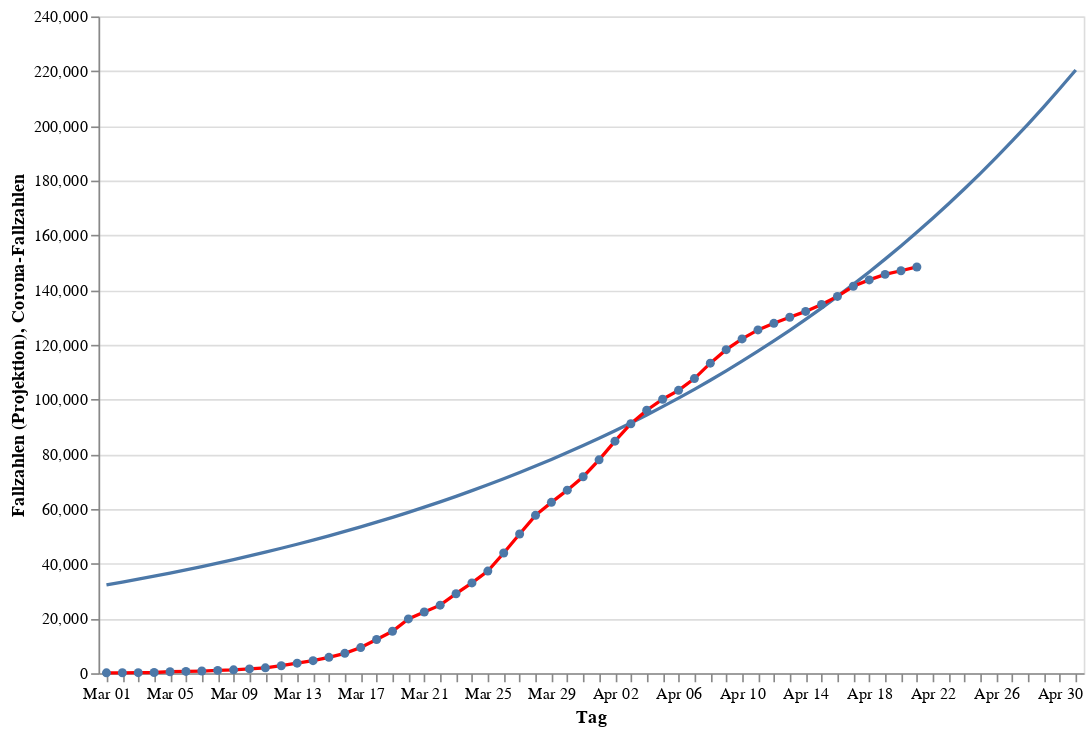

Source (notebook cell):
### Code cell
infections_chart = alt.Chart(data).mark_line(point=True, color="red").encode(
    alt.X("monthdate(day):O", title="Tag"),
    alt.Y("cases:Q", title="Corona-Fallzahlen"))
projection_chart = alt.Chart(projection_data).mark_line(point=False).encode(
    alt.X("monthdate(day):O", title="Tag"),
    alt.Y("curve:Q", title="Fallzahlen (Projektion)"))
(projection_chart + infections_chart).properties(width=600, height=400)

### Figure 1 — Vega-Lite specification as saved in the notebook (floating-point values rounded to 4 significant figures)
{"config": {"view": {"continuousWidth": 400, "continuousHeight": 300}}, "layer": [{"data": {"name": "data-b40536a3fde8c8e232a5269321eae6f6"}, "mark": {"type": "line", "point": false}, "encoding": {"x": {"type": "ordinal", "field": "day", "timeUnit": "monthdate", "title": "Tag"}, "y": {"type": "quantitative", "field": "curve", "title": "Fallzahlen (Projektion)"}}}, {"data": {"name": "data-377f548e5480e604a871ed36b19bf97e"}, "mark": {"type": "line", "color": "red", "point": true}, "encoding": {"x": {"type": "ordinal", "field": "day", "timeUnit": "monthdate", "title": "Tag"}, "y": {"type": "quantitative", "field": "cases", "title": "Corona-Fallzahlen"}}}], "height": 400, "width": 600, "$schema": "https://vega.github.io/schema/vega-lite/v4.0.2.json", "datasets": {"data-b40536a3fde8c8e232a5269321eae6f6": [{"day": "2020-03-01T00:00:00", "curve": 32250.0}, {"day": "2020-03-02T00:00:00", "curve": 33290.0}, {"day": "2020-03-03T00:00:00", "curve": 34360.0}, {"day": "2020-03-04T00:00:00", "curve": 35460.0}, {"day": "2020-03-05T00:00:00", "curve": 36600.0}, {"day": "2020-03-06T00:00:00", "curve": 37780.0}, {"day": "2020-03-07T00:00:00", "curve": 38990.0}, {"day": "2020-03-08T00:00:00", "curve": 40240.0}, {"day": "2020-03-09T00:00:00", "curve": 41530.0}, {"day": "2020-03-10T00:00:00", "curve": 42870.0}, {"day": "2020-03-11T00:00:00", "curve": 44240.0}, {"day": "2020-03-12T00:00:00", "curve": 45670.0}, {"day": "2020-03-13T00:00:00", "curve": 47130.0}, {"day": "2020-03-14T00:00:00", "curve": 48640.0}, {"day": "2020-03-15T00:00:00", "curve": 50210.0}, {"day": "2020-03-16T00:00:00", "curve": 51820.0}, {"day": "2020-03-17T00:00:00", "curve": 53480.0}, {"day": "2020-03-18T00:00:00", "curve": 55200.0}, {"day": "2020-03-19T00:00:00", "curve": 56970.0}, {"day": "2020-03-20T00:00:00", "curve": 58800.0}, {"day": "2020-03-21T00:00:00", "curve": 60680.0}, {"day": "2020-03-22T00:00:00", "curve": 62630.0}, {"day": "2020-03-23T00:00:00", "curve": 64640.0}, {"day": "2020-03-24T00:00:00", "curve": 66710.0}, {"day": "2020-03-25T00:00:00", "curve": 68850.0}, {"day": "2020-03-26T00:00:00", "curve": 71060.0}, {"day": "2020-03-27T00:00:00", "curve": 73340.0}, {"day": "2020-03-28T00:00:00", "curve": 75690.0}, {"day": "2020-03-29T00:00:00", "curve": 78110.0}, {"day": "2020-03-30T00:00:00", "curve": 80620.0}, {"day": "2020-03-31T00:00:00", "curve": 83200.0}, {"day": "2020-04-01T00:00:00", "curve": 85860.0}, {"day": "2020-04-02T00:00:00", "curve": 88610.0}, {"day": "2020-04-03T00:00:00", "curve": 91450.0}, {"day": "2020-04-04T00:00:00", "curve": 94380.0}, {"day": "2020-04-05T00:00:00", "curve": 97400.0}, {"day": "2020-04-06T00:00:00", "curve": 100500.0}, {"day": "2020-04-07T00:00:00", "curve": 103700.0}, {"day": "2020-04-08T00:00:00", "curve": 107100.0}, {"day": "2020-04-09T00:00:00", "curve": 110500.0}, {"day": "2020-04-10T00:00:00", "curve": 114000.0}, {"day": "2020-04-11T00:00:00", "curve": 117700.0}, {"day": "2020-04-12T00:00:00", "curve": 121400.0}, {"day": "2020-04-13T00:00:00", "curve": 125300.0}, {"day": "2020-04-14T00:00:00", "curve": 129300.0}, {"day": "2020-04-15T00:00:00", "curve": 133400.0}, {"day": "2020-04-16T00:00:00", "curve": 137700.0}, {"day": "2020-04-17T00:00:00", "curve": 142100.0}, {"day": "2020-04-18T00:00:00", "curve": 146600.0}, {"day": "2020-04-19T00:00:00", "curve": 151300.0}, {"day": "2020-04-20T00:00:00", "curve": 156100.0}, {"day": "2020-04-21T00:00:00", "curve": 161100.0}, {"day": "2020-04-22T00:00:00", "curve": 166300.0}, {"day": "2020-04-23T00:00:00", "curve": 171600.0}, {"day": "2020-04-24T00:00:00", "curve": 177000.0}, {"day": "2020-04-25T00:00:00", "curve": 182700.0}, {"day": "2020-04-26T00:00:00", "curve": 188500.0}, {"day": "2020-04-27T00:00:00", "curve": 194500.0}, {"day": "2020-04-28T00:00:00", "curve": 200700.0}, {"day": "2020-04-29T00:00:00", "curve": 207100.0}, {"day": "2020-04-30T00:00:00", "curve": 213600.0}, {"day": "2020-05-01T00:00:00", "curve": 220400.0}], "data-377f548e5480e604a871ed36b19bf97e": [{"day": "2020-03-01T00:00:00", "cases": 130}, {"day": "2020-03-02T00:00:00", "cases": 165}, {"day": "2020-03-03T00:00:00", "cases": 203}, {"day": "2020-03-04T00:00:00", "cases": 262}, {"day": "2020-03-05T00:00:00", "cases": 545}, {"day": "2020-03-06T00:00:00", "cases": 670}, {"day": "2020-03-07T00:00:00", "cases": 800}, {"day": "2020-03-08T00:00:00", "cases": 1040}, {"day": "2020-03-09T00:00:00", "cases": 1224}, {"day": "2020-03-10T00:00:00", "cases": 1565}, {"day": "2020-03-11T00:00:00", "cases": 1966}, {"day": "2020-03-12T00:00:00", "cases": 2745}, {"day": "2020-03-13T00:00:00", "cases": 3675}, {"day": "2020-03-14T00:00:00", "cases": 4599}, {"day": "2020-03-15T00:00:00", "cases": 5813}, {"day": "2020-03-16T00:00:00", "cases": 7272}, {"day": "2020-03-17T00:00:00", "cases": 9367}, {"day": "2020-03-18T00:00:00", "cases": 12327}, {"day": "2020-03-19T00:00:00", "cases": 15320}, {"day": "2020-03-20T00:00:00", "cases": 19848}, {"day": "2020-03-21T00:00:00", "cases": 22364}, {"day": "2020-03-22T00:00:00", "cases": 24873}, {"day": "2020-03-23T00:00:00", "cases": 29056}, {"day": "2020-03-24T00:00:00", "cases": 32991}, {"day": "2020-03-25T00:00:00", "cases": 37323}, {"day": "2020-03-26T00:00:00", "cases": 43938}, {"day": "2020-03-27T00:00:00", "cases": 50871}, {"day": "2020-03-28T00:00:00", "cases": 57695}, {"day": "2020-03-29T00:00:00", "cases": 62435}, {"day": "2020-03-30T00:00:00", "cases": 66885}, {"day": "2020-03-31T00:00:00", "cases": 71808}, {"day": "2020-04-01T00:00:00", "cases": 77981}, {"day": "2020-04-02T00:00:00", "cases": 84794}, {"day": "2020-04-03T00:00:00", "cases": 91159}, {"day": "2020-04-04T00:00:00", "cases": 96092}, {"day": "2020-04-05T00:00:00", "cases": 100123}, {"day": "2020-04-06T00:00:00", "cases": 103375}, {"day": "2020-04-07T00:00:00", "cases": 107663}, {"day": "2020-04-08T00:00:00", "cases": 113296}, {"day": "2020-04-09T00:00:00", "cases": 118235}, {"day": "2020-04-10T00:00:00", "cases": 122171}, {"day": "2020-04-11T00:00:00", "cases": 125452}, {"day": "2020-04-12T00:00:00", "cases": 127854}, {"day": "2020-04-13T00:00:00", "cases": 130072}, {"day": "2020-04-14T00:00:00", "cases": 132210}, {"day": "2020-04-15T00:00:00", "cases": 134753}, {"day": "2020-04-16T00:00:00", "cases": 137698}, {"day": "2020-04-17T00:00:00", "cases": 141397}, {"day": "2020-04-18T00:00:00", "cases": 143724}, {"day": "2020-04-19T00:00:00", "cases": 145742}, {"day": "2020-04-20T00:00:00", "cases": 147065}, {"day": "2020-04-21T00:00:00", "cases": 148453}]}}
